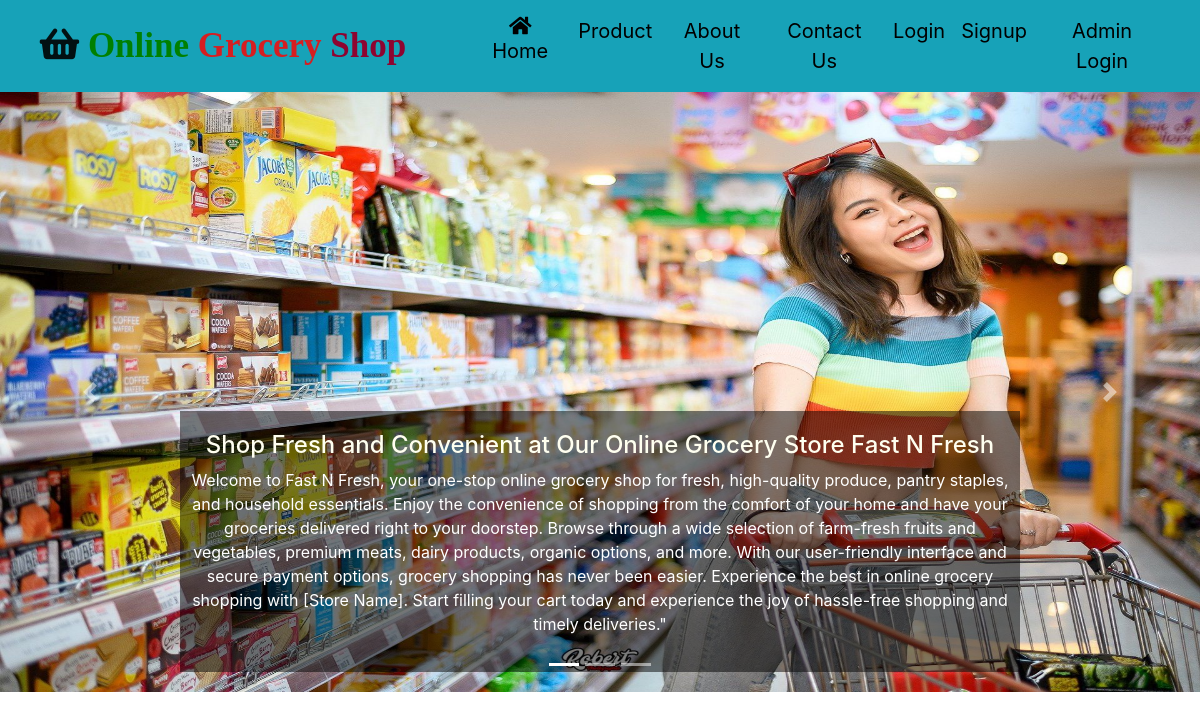
The page / on the database its author committed.
### groceryapp/models.py (models this page shows, shortened)
class Carousel(models.Model):
    title = models.CharField(max_length=200, null=True, blank=True)
    description = models.TextField(null=True, blank=True)
    image = models.FileField(null=True, blank=True)

### groceryapp/views.py (the view)
# urls.py: 2. Add a URL to urlpatterns:  path('', views.home, name='home')
def home(request):
    if request.user.is_staff:
        return redirect('admindashboard')
    data = Carousel.objects.all()
    dic = {'data':data}
    return render(request, 'index.html', dic)

### groceryapp/templates/index.html (shortened to what this page needs)
{% extends 'navigation.html' %}
{% load static %}
{% block body %}
<div id="carouselExampleIndicators" class="carousel slide" data-ride="carousel">
  <ol class="carousel-indicators">
    <li data-target="#carouselExampleIndicators" data-slide-to="0" class="active"></li>
    <li data-target="#carouselExampleIndicators" data-slide-to="1"></li>
    <li data-target="#carouselExampleIndicators" data-slide-to="2"></li>
  </ol>
  <div class="carousel-inner">
    {% for i in data %}
        <div class="carousel-item {% if forloop.counter == 1 %}active{% endif %}">
          <img class="d-block w-100" src="{{i.image.url}}" alt="{{i.title}}">
          <div class="carousel-caption d-none d-md-block">
            <h5 style="color:ivory;font-size: 1.5rem;">{{i.title}}</h5>
            <p>{{i.description}}</p>
          </div>
        </div>
    {% endfor %}
  </div>
  <a class="carousel-control-prev" href="#carouselExampleIndicators" role="button" data-slide="prev">
    <span class="carousel-control-prev-icon" aria-hidden="true"></span>
  </a>
  <a class="carousel-control-next" href="#carouselExampleIndicators" role="button" data-slide="next">
    <span class="carousel-control-next-icon" aria-hidden="true"></span>
  </a>
</div>
{% endblock %}

### groceryapp/templates/index.html (style rules this page uses)
img { height:600px; }
.carousel-caption { background-color: rgba(0,0,0,0.5); }

### rows shown on the page
Carousel: image (picture), title "Shop Fresh and Convenient at Our Online Grocery Store Fast N Fresh", description "Welcome to Fast N Fresh, your one-stop online grocery shop for fresh, high-quality produce, pantry staples, and household essentials. Enjoy the convenience of shopping from the comfort of your home and have your groceries delivered right to your doorstep. Browse through a wide selection of farm-fresh fruits and vegetables, premium meats, dairy products, organic options, and more. With our user-friendly interface and secure payment options, grocery shopping has never been easier. Experience the best in online grocery shopping with [Store Name]. Start filling your cart today and experience the joy of hassle-free shopping and timely deliveries.\""
